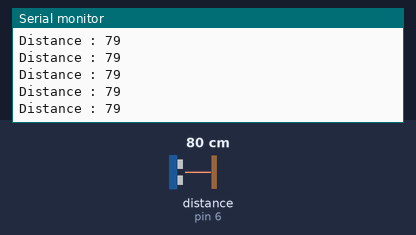
Recording of a sketch running on a simulated Arduino Uno, built with avr-gcc and run on an emulated ATmega328P. Parts: the last lines printed to the serial monitor. Wiring (inferred from the names in the program): ultrasonic range finder: trigger pin 5; echo pin 6. The inputs (shaded band) are chosen by the test bench; at power-on: distance to the obstacle (sensor on pin 6) 80 cm. The echo pulse lasts 58.3 µs per cm.

Above: at 1.2 s.
1.3 s: distance to the obstacle (sensor on pin 6) set to 2 cm
At 1.8 s:
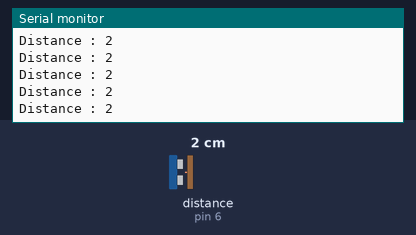
4.3 s: distance to the obstacle (sensor on pin 6) set to 18 cm
At 5.1 s:
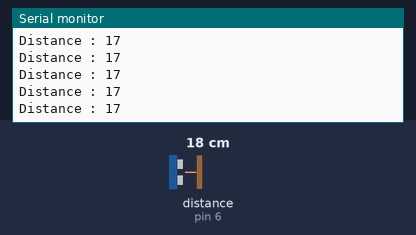
7.3 s: distance to the obstacle (sensor on pin 6) set to 4 cm
At 8.3 s:
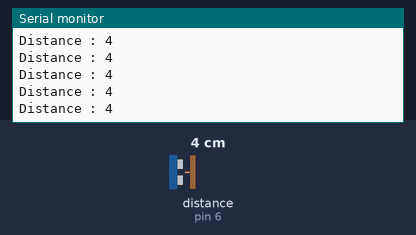
10.3 s: distance to the obstacle (sensor on pin 6) set to 299 cm
At 10.8 s:
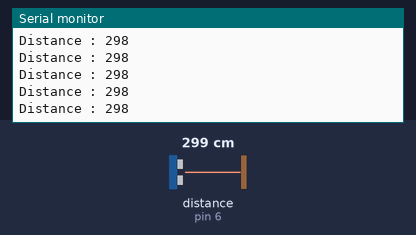
13.3 s: distance to the obstacle (sensor on pin 6) set to 35 cm
At 14.3 s:
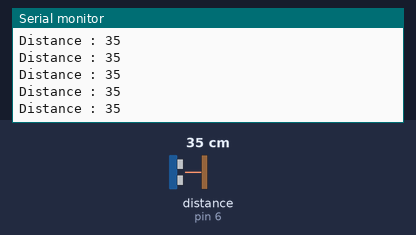
16.3 s: distance to the obstacle (sensor on pin 6) set to 9 cm
At 16.9 s:
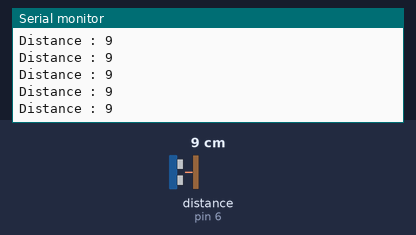
Timing chart, 0 to 19.3 s (numbered marks = the images above; inputs shaded):
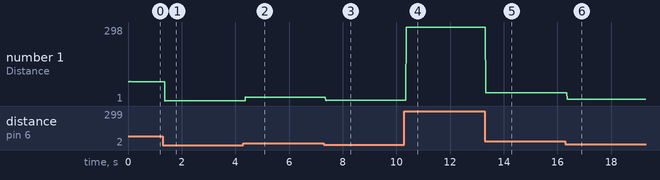

The sketch:

sketch_jun03a.ino
```cpp
int triggerPin = 5;
int echoPin = 6;
int buzzPin = 7;
int buzzTime;
long duration, distance;

long MicrosecondsToCentimeters(long duration)
{
    long d = (duration / 2) * .0343;
    return d;
}

void setup()
{
    Serial.begin(9600);
    pinMode(echoPin, INPUT);
    pinMode(triggerPin, OUTPUT);
}

void loop()
{
    digitalWrite(triggerPin, LOW);
    delayMicroseconds(2);
    digitalWrite(triggerPin, HIGH);
    delayMicroseconds(10);
    digitalWrite(triggerPin, LOW);

    duration = pulseIn(echoPin, HIGH);
    distance = MicrosecondsToCentimeters(duration);
    Serial.print("Distance : ");
    Serial.println(distance);
   /* buzzTime = distance;
    digitalWrite(buzzPin, HIGH);
    delay(buzzTime);
    digitalWrite(buzzPin, LOW);
    delay(buzzTime);
    */
}
```

Measured:
- after the input at 1.3 s, the serial monitor: prints a new line after 0.08 s (image 1)
- after the input at 4.3 s, the serial monitor: prints a new line after 0.08 s (image 2)
- after the input at 7.3 s, the serial monitor: prints a new line after 0.07 s (image 3)
- after the input at 10.3 s, the serial monitor: prints a new line after 0.07 s (image 4)
- after the input at 13.3 s, the serial monitor: prints a new line at once (image 5)
- after the input at 16.3 s, the serial monitor: prints a new line after 0.07 s (image 6)
- plotted number 1: 79 → 2 after the input at 1.3 s, 2 → 17 after the input at 4.3 s, 17 → 4 after the input at 7.3 s, 4 → 298 after the input at 10.3 s, 298 → 35 after the input at 13.3 s
